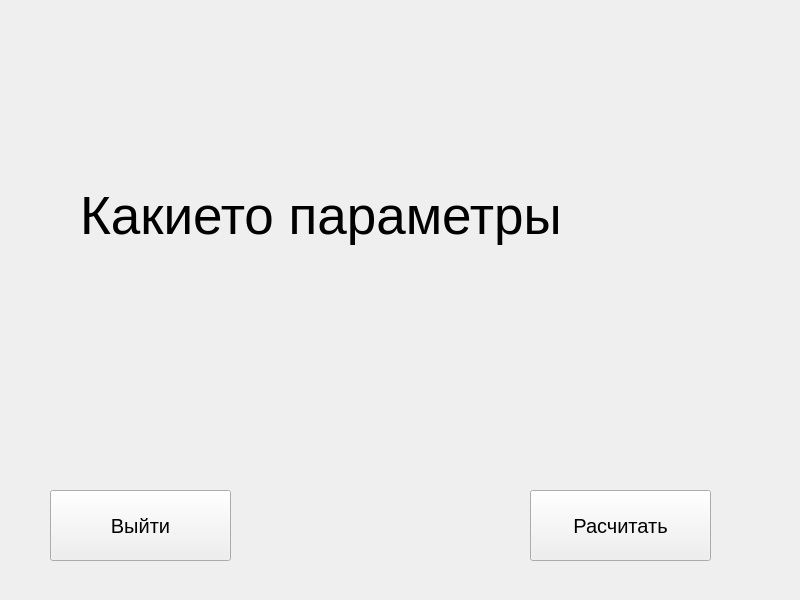
<?xml version="1.0" encoding="UTF-8"?>
<ui version="4.0">
 <class>MainWindow</class>
 <widget class="QMainWindow" name="MainWindow">
  <property name="geometry">
   <rect>
    <x>0</x>
    <y>0</y>
    <width>800</width>
    <height>600</height>
   </rect>
  </property>
  <property name="windowTitle">
   <string>MainWindow</string>
  </property>
  <widget class="QWidget" name="centralwidget">
   <widget class="QPushButton" name="pushButton_exit">
    <property name="geometry">
     <rect>
      <x>50</x>
      <y>490</y>
      <width>181</width>
      <height>71</height>
     </rect>
    </property>
    <property name="font">
     <font>
      <pointsize>15</pointsize>
     </font>
    </property>
    <property name="text">
     <string>Выйти</string>
    </property>
   </widget>
   <widget class="QPushButton" name="pushButton_count">
    <property name="geometry">
     <rect>
      <x>530</x>
      <y>490</y>
      <width>181</width>
      <height>71</height>
     </rect>
    </property>
    <property name="font">
     <font>
      <pointsize>15</pointsize>
     </font>
    </property>
    <property name="text">
     <string>Расчитать</string>
    </property>
   </widget>
   <widget class="QLabel" name="label_2">
    <property name="geometry">
     <rect>
      <x>80</x>
      <y>150</y>
      <width>651</width>
      <height>131</height>
     </rect>
    </property>
    <property name="font">
     <font>
      <pointsize>40</pointsize>
     </font>
    </property>
    <property name="text">
     <string>Какието параметры</string>
    </property>
   </widget>
  </widget>
 </widget>
 <resources/>
 <connections/>
</ui>
